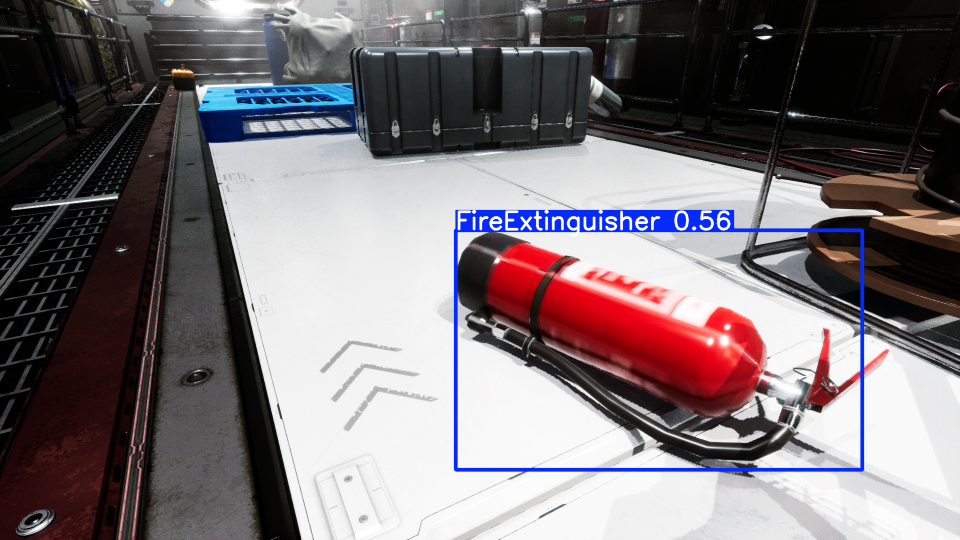
#> input picture datasets/space-components/images/train/space_station_scan_2b3905a4-af63-481e-a062-84fd62e4a98c.jpg, 1920 x 1080 px (shown at 1/2 size)
$ python yolo11n_detector.py --image ../../datasets/space-components/images/train/space_station_scan_2b3905a4-af63-481e-a062-84fd62e4a98c.jpg --output out.png
#> lines starting #> are read from the running program, lines starting #| are printed output that depends on the picture; after the words box and inside, x2 and y2 are one past the last pixel; in counts of white or black regions, pixels touching at a corner belong together
#!/usr/bin/env python3
"""
Space Station Object Detector using YOLOv11n model (No Ultralytics)

This script provides object detection for space station objects using
the specialized YOLOv11n model without depending on ultralytics.
It uses OpenCV and NumPy directly.

Usage:
    python yolo11n_detector.py --image <image_path> --model <model_path> --output <output_json>
"""

import os
import sys
import json
import argparse
import uuid
from datetime import datetime

try:
    import numpy as np
    import cv2
    OPENCV_AVAILABLE = True
except ImportError:
    OPENCV_AVAILABLE = False
    print("Warning: OpenCV not available. Using basic detection only.")

# Our target categories
TARGET_CATEGORIES = ['toolbox', 'fire extinguisher', 'oxygen tank']

# Color mapping for detections
OBJECT_COLORS = {
    'fire extinguisher': '#f44336',  # Red
    'oxygen tank': '#2196f3',        # Blue
    'toolbox': '#ffc107',            # Yellow
    'default': '#9c27b0'             # Purple (fallback)
}

def generate_id():
    """Generate a unique ID for detections"""
    return str(uuid.uuid4())

def generate_context(label):
    """Generate contextual information for detections"""
    label_lower = label.lower()

    if 'fire' in label_lower or 'extinguisher' in label_lower:
        return 'Critical safety equipment. Check pressure gauge and ensure easy access.'
    elif 'oxygen' in label_lower or 'tank' in label_lower:
        return 'Life support equipment. Verify pressure levels and connection integrity.'
    elif 'tool' in label_lower or 'box' in label_lower:
        return 'Equipment storage. Ensure proper organization and inventory completion.'

    return 'Space station component. Monitor for proper functionality.'

# [47 lines left out: function create_fallback_detections, not called in this run]

def detect_with_color_and_size(image_path, conf_threshold=0.25):
    """Detect objects based on color and size without neural networks"""
#> called with conf_threshold = 0.25
    if not OPENCV_AVAILABLE:
        print("Error: OpenCV is required for detection")
        return create_fallback_detections()

    try:
        # Check if image exists
        if not os.path.exists(image_path):
            print(f"Error: Image file not found: {image_path}")
            return {
                'success': False,
                'error': f"Image file not found: {image_path}",
                'detections': [],
                'count': 0
            }

        # Read image
        image = cv2.imread(image_path)
#> image is the input picture: shape (1080, 1920, 3); mean B, G, R 118.3, 114, 122
        if image is None:
            print(f"Error: Failed to load image: {image_path}")
            return create_fallback_detections()

        # Get image dimensions
        height, width = image.shape[:2]
#> height = 1080; width = 1920

        # Convert to HSV for color detection
        hsv = cv2.cvtColor(image, cv2.COLOR_BGR2HSV)
#> hsv: shape (1080, 1920, 3); mean H, S, V 58, 52.3, 128.9

        # Define color ranges for target objects
        # Red for fire extinguisher
        lower_red1 = np.array([0, 120, 70])
        upper_red1 = np.array([10, 255, 255])
        lower_red2 = np.array([170, 120, 70])
        upper_red2 = np.array([180, 255, 255])

        # Blue for oxygen tank
        lower_blue = np.array([90, 50, 50])
        upper_blue = np.array([130, 255, 255])

        # Yellow/orange for toolbox
        lower_yellow = np.array([20, 100, 100])
        upper_yellow = np.array([40, 255, 255])

        # Create masks
        red_mask1 = cv2.inRange(hsv, lower_red1, upper_red1)
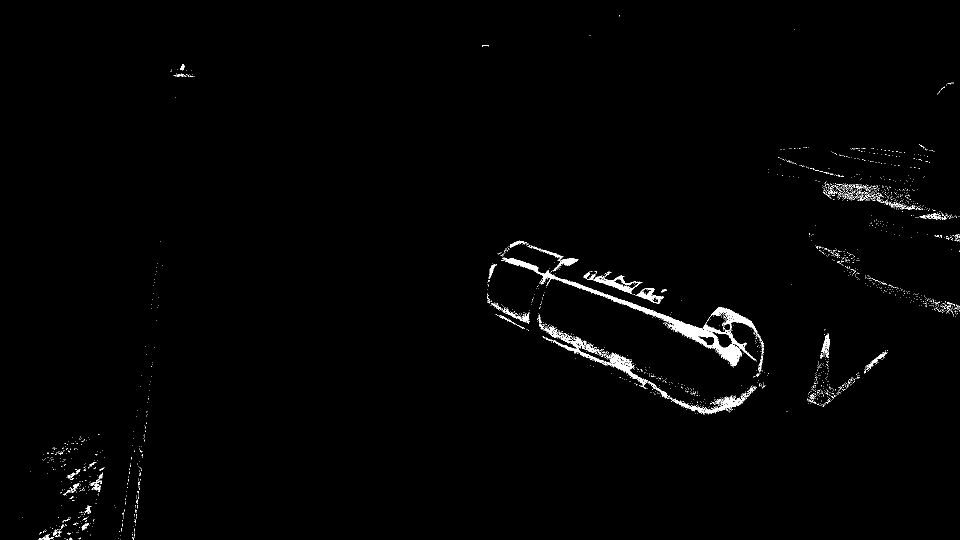
#> red_mask1: shape (1080, 1920) (shown at 1/2 size); 1.1% white; 2230 white regions (2166 under 20 px), largest, box (x1, y1, x2, y2) and area: (1004, 515, 1509, 733) 6489, (1089, 652, 1296, 778) 2507, (1338, 791, 1491, 828) 1207
        red_mask2 = cv2.inRange(hsv, lower_red2, upper_red2)
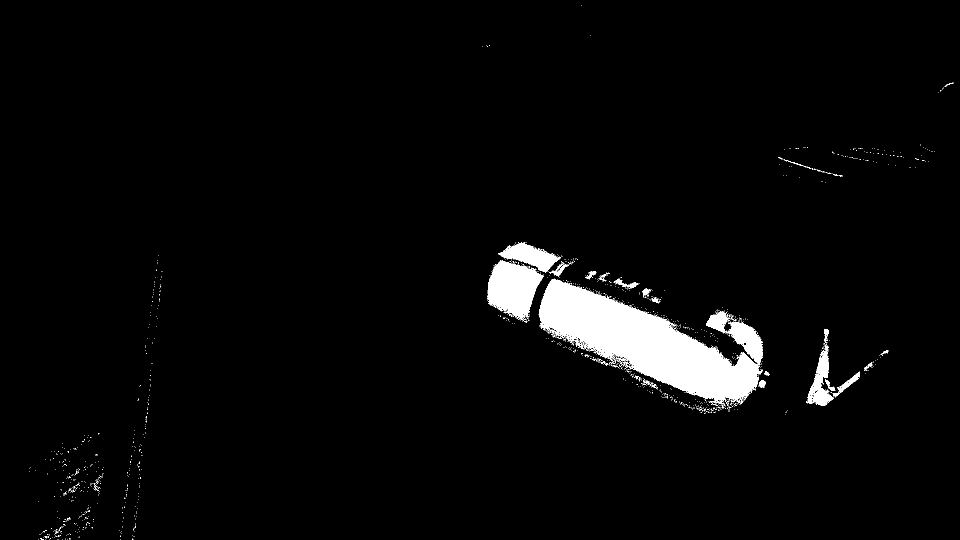
#> red_mask2: shape (1080, 1920) (shown at 1/2 size); 3.3% white; 1282 white regions (1254 under 20 px), largest, box (x1, y1, x2, y2) and area: (1077, 557, 1526, 809) 49298, (974, 520, 1088, 643) 8533, (996, 484, 1122, 545) 3354
        red_mask = red_mask1 + red_mask2
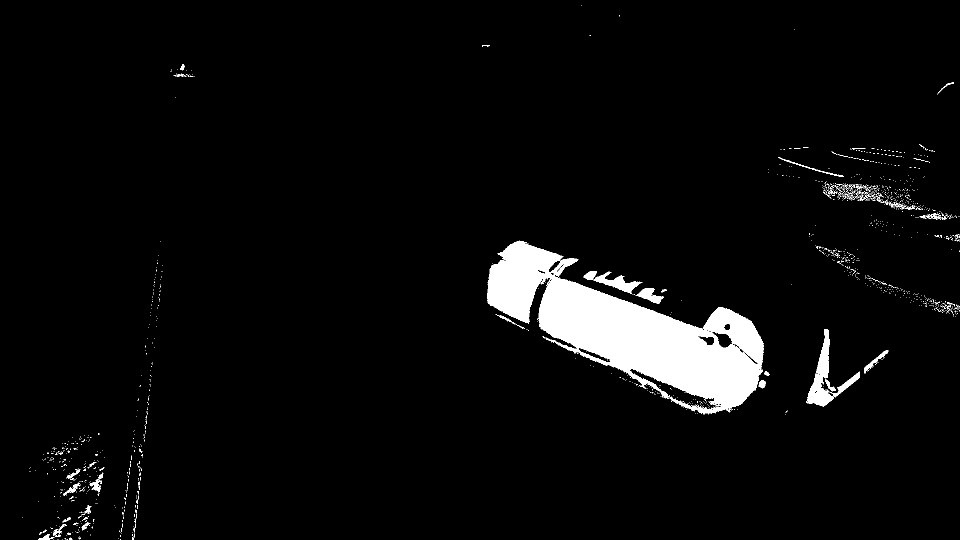
#> red_mask: shape (1080, 1920) (shown at 1/2 size); 4.4% white; 1534 white regions (1479 under 20 px), largest, box (x1, y1, x2, y2) and area: (974, 481, 1528, 828) 77048, (1612, 658, 1720, 813) 3932, (1187, 543, 1285, 588) 1456

        blue_mask = cv2.inRange(hsv, lower_blue, upper_blue)
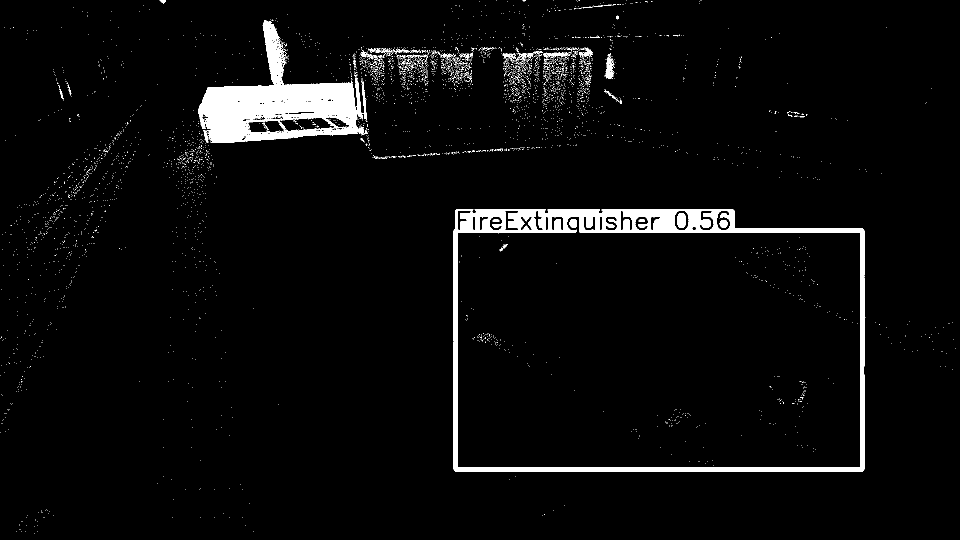
#> blue_mask: shape (1080, 1920) (shown at 1/2 size); 3.8% white; 4483 white regions (4438 under 20 px), largest, box (x1, y1, x2, y2) and area: (907, 419, 1729, 944) 36464, (396, 40, 729, 286) 30662, (1209, 106, 1228, 157) 457
        yellow_mask = cv2.inRange(hsv, lower_yellow, upper_yellow)
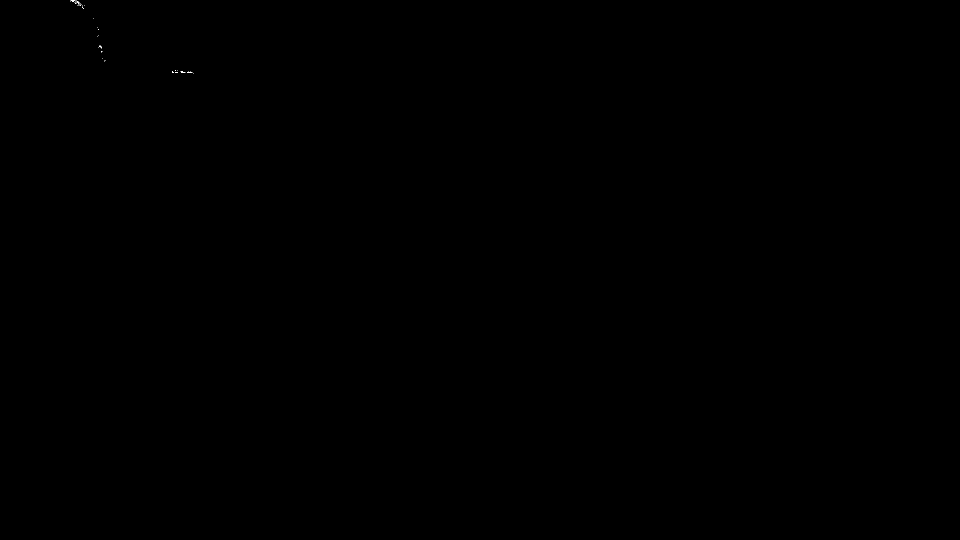
#> yellow_mask: shape (1080, 1920) (shown at 1/2 size); 0.01% white in thin lines or dots, all inside (x1, y1, x2, y2) = (140, 0, 387, 147)

        # Define object masks
        masks = {
            'fire extinguisher': red_mask,
            'oxygen tank': blue_mask,
            'toolbox': yellow_mask
        }

        # Find contours for each color
        detections = []

        for obj_type, mask in masks.items():
            # Find contours
            contours, _ = cv2.findContours(mask, cv2.RETR_EXTERNAL, cv2.CHAIN_APPROX_SIMPLE)

            # Process each contour
            for contour in contours:
                # Filter small contours
                if cv2.contourArea(contour) < 300:  # Minimum area threshold
                    continue

                # Get bounding box
                x, y, w, h = cv2.boundingRect(contour)

                # Calculate aspect ratio
                aspect_ratio = float(w) / h if h > 0 else 0

                # Define object-specific filters
                valid_detection = False
                confidence = 0.0

                if obj_type == 'fire extinguisher':
                    # Fire extinguishers are typically taller than wide
                    if aspect_ratio < 0.8 and h > 50:
                        valid_detection = True
                        confidence = min(0.95, 0.5 + cv2.contourArea(contour) / 10000)

                elif obj_type == 'oxygen tank':
                    # Oxygen tanks have moderate aspect ratio
                    if 0.5 < aspect_ratio < 1.5:
                        valid_detection = True
                        confidence = min(0.90, 0.5 + cv2.contourArea(contour) / 15000)

                elif obj_type == 'toolbox':
                    # Toolboxes are typically wider than tall
                    if aspect_ratio > 0.8 and w > 50:
                        valid_detection = True
                        confidence = min(0.92, 0.5 + cv2.contourArea(contour) / 12000)

                # Create detection if valid and confidence exceeds threshold
                if valid_detection and confidence > conf_threshold:
                    # Normalize coordinates
                    x_norm = x / width
                    y_norm = y / height
                    w_norm = w / width
                    h_norm = h / height

                    # Create detection object
                    detection = {
                        'id': generate_id(),
                        'label': obj_type,
                        'confidence': confidence,
                        'x': x_norm,
                        'y': y_norm,
                        'width': w_norm,
                        'height': h_norm,
                        'color': OBJECT_COLORS.get(obj_type, OBJECT_COLORS['default']),
                        'context': generate_context(obj_type)
                    }

                    detections.append(detection)
#> this loop made 3 passes
#> obj_type on passes 1 to 2: 'fire extinguisher', 'oxygen tank'
#> (obj_type, contours) on pass 3: ('toolbox', 37 contours, all with area under 20)
#> after the loop, detections = 2 items

        # If no detections found, use fallback
        if len(detections) == 0:
            print("No objects detected with color detection. Using advanced shape detection...")

            # Try shape-based detection as a fallback
            gray = cv2.cvtColor(image, cv2.COLOR_BGR2GRAY)
            blurred = cv2.GaussianBlur(gray, (5, 5), 0)
            edges = cv2.Canny(blurred, 50, 150)

            # Find contours in the edge image
            shape_contours, _ = cv2.findContours(edges, cv2.RETR_EXTERNAL, cv2.CHAIN_APPROX_SIMPLE)

            for contour in shape_contours:
                if cv2.contourArea(contour) < 500:  # Filter small contours
                    continue

                # Get bounding box
                x, y, w, h = cv2.boundingRect(contour)

                # Try to classify shape
                aspect_ratio = float(w) / h if h > 0 else 0
                area = cv2.contourArea(contour)
                perimeter = cv2.arcLength(contour, True)

                # Simple shape classification
                obj_type = ''
                confidence = 0.0

                if aspect_ratio < 0.7 and h > w:  # Tall objects
                    obj_type = 'fire extinguisher'
                    confidence = 0.7
                elif 0.9 < aspect_ratio < 1.1:  # Square-ish objects
                    obj_type = 'oxygen tank'
                    confidence = 0.6
                elif aspect_ratio > 1.2:  # Wide objects
                    obj_type = 'toolbox'
                    confidence = 0.65

                if obj_type and confidence > conf_threshold:
                    # Normalize coordinates
                    x_norm = x / width
                    y_norm = y / height
                    w_norm = w / width
                    h_norm = h / height

                    # Create detection object
                    detection = {
                        'id': generate_id(),
                        'label': obj_type,
                        'confidence': confidence,
                        'x': x_norm,
                        'y': y_norm,
                        'width': w_norm,
                        'height': h_norm,
                        'color': OBJECT_COLORS.get(obj_type, OBJECT_COLORS['default']),
                        'context': generate_context(obj_type)
                    }

                    detections.append(detection)

            # If still no detections, use fallback
            if len(detections) == 0:
                return create_fallback_detections()

        # Return the results
        return {
            'success': True,
            'timestamp': datetime.now().isoformat(),
            'model': 'yolo11n_simplified',
            'method': 'color_shape_detection',
            'detections': detections,
            'count': len(detections)
        }

    except Exception as e:
        print(f"Error in detection: {e}")
        return create_fallback_detections()

def main():
    """Main function for command-line usage"""
    parser = argparse.ArgumentParser(description='YOLOv11n Space Station Object Detector')
    parser.add_argument('--image', required=True, help='Path to the image')
    parser.add_argument('--model', default='models/yolo11n.pt', help='Path to the YOLOv11n model')
    parser.add_argument('--output', required=True, help='Path to the output JSON file')
    parser.add_argument('--conf', type=float, default=0.25, help='Confidence threshold')

    args = parser.parse_args()

    # Detect objects
    print(f"Processing image: {args.image}")
    results = detect_with_color_and_size(args.image, args.conf)
#> results = 6 items

    # Create output directory if it doesn't exist
    output_dir = os.path.dirname(args.output)
    if output_dir and not os.path.exists(output_dir):
        os.makedirs(output_dir)

    # Save results to file
    with open(args.output, 'w') as f:
        json.dump(results, f, indent=2)

    print(f"Detected {results['count']} objects. Results saved to {args.output}")
#| Detected 2 objects. Results saved to out.png

if __name__ == '__main__':
    main()
